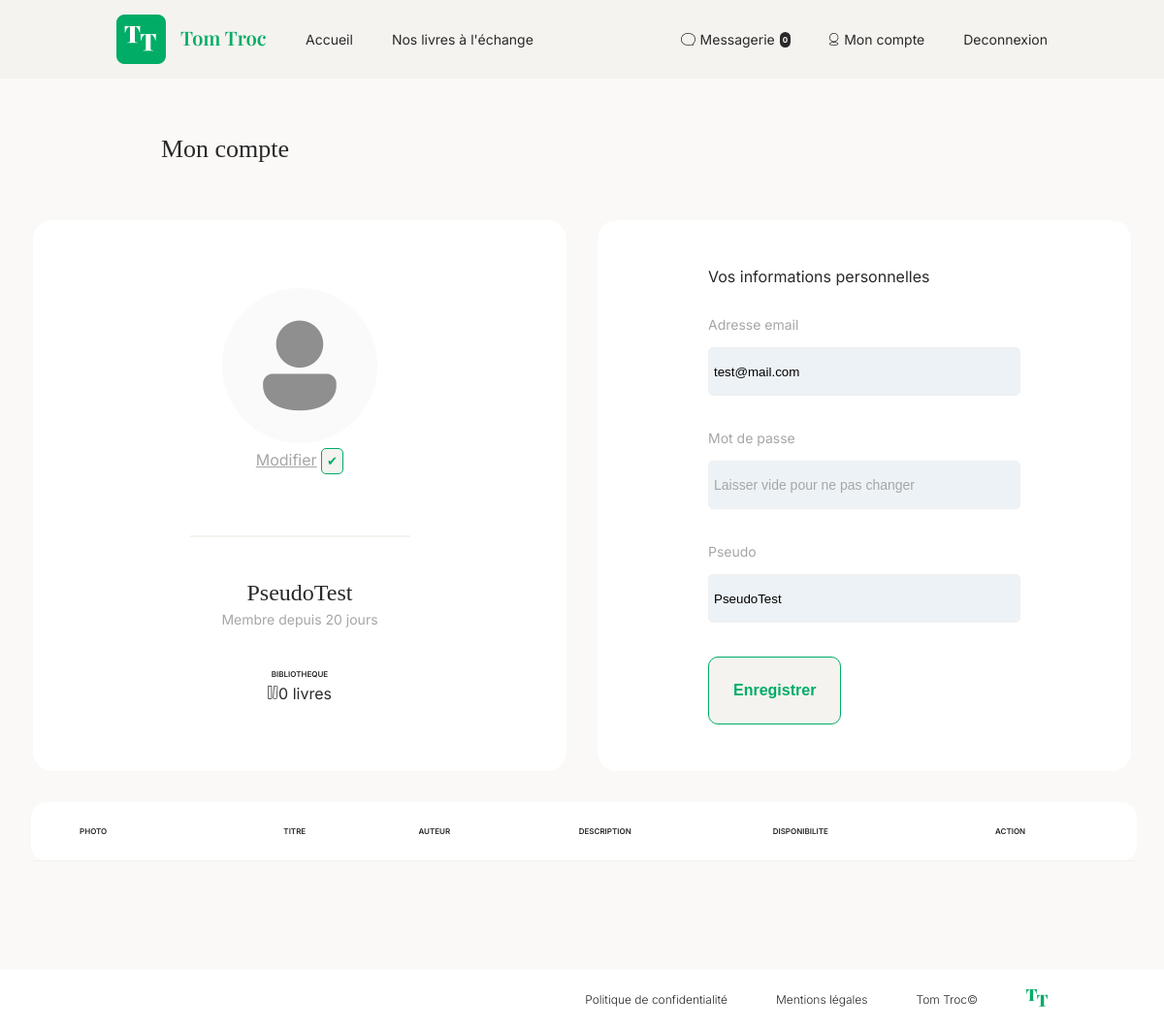
Screenshot of /index.php?action=profil (signed in) with the database file from the repository.
### tables this page shows
CREATE TABLE `users` (
  `id` int(11) NOT NULL,
  `nickname` varchar(100) NOT NULL,
  `email` varchar(255) NOT NULL,
  `password` varchar(255) NOT NULL,
  `profile_picture_path` varchar(255) DEFAULT NULL,
  `created_at` datetime DEFAULT current_timestamp(),
  `updated_at` datetime DEFAULT NULL ON UPDATE current_timestamp(),
  `status` varchar(8) NOT NULL DEFAULT 'actif'
);

### app/Core/View.php (called while the page is built, shortened)
<?php
class View
{
    private function buildViewPath(string $viewName): string
    {
        return __DIR__ . '/../Views/' . $viewName . '.php';
    }
    private function _renderViewFromTemplate(string $viewPath, array $params = []): string
    {
        if (file_exists($viewPath)) {
            extract($params);
            require($viewPath);
            return ob_get_clean();
        } else {
            throw new \Exception("La vue '$viewPath' est introuvable");
        }
    }
    public function render(string $viewName, array $params = [] ): void
    {
        $viewPath = $this->buildViewPath($viewName);
        $content = $this->_renderViewFromTemplate($viewPath, $params);
        require(__DIR__.'/../Views/main.php');
    }
}

### app/Controllers/UserController.php (called while the page is built, shortened)
<?php
class UserController
{
    private UserManager $userManager;
    private BookManager $bookManager;
    public function __construct()
    {
        $this->userManager = new UserManager();
        $this->bookManager = new BookManager();
    }
    public function showUser(): void
    {
        try {
            $user = $this->userManager->getUserById(Auth::getLoggedUserId());
            $books = $this->bookManager->getBooksOfUser($user);
            (new View())->render('profil', [
                'user' => $user,
                'books' => $books
            ]);
        } catch (\Exception $e) {
            Utils::redirectWithMessage("home", $e->getMessage());
        }
    }
}

### app/Core/Router.php (called while the page is built, shortened)
<?php
class Router
{
    public function handleRequest(): void
    {
        $action = Utils::request('action', 'home');
        switch ($action) {
            case 'profil':
                $userController = new UserController();
                $userController->showUser();
                break;
        }
    }
}

### public/index.php (called while the page is built, shortened)
<?php
try {
    $router = new Router();
    $router->handleRequest();
} catch (Exception $error) {
    $errorView = new View();
    $errorView->render('errorPage', ['errorMessage' => $error->getMessage() ]);
}

### app/Models/User.php (called while the page is built, shortened)
<?php
class User extends AbstractModel
{
    private string $nickname = "";
    private string $email = "";
    private ?string $profilePicturePath = "";
    private string $createdAt = "";
    public function setNickname(string $nickname): void
    {
        $this->nickname = $nickname;
    }
    public function getNickname(): string
    {
        return $this->nickname;
    }
    public function setEmail(string $email): void
    {
        $this->email = $email;
    }
    public function getEmail(): string
    {
        return $this->email;
    }
    public function setProfilePicturePath(?string $profilePicturePath): void
    {
        $this->profilePicturePath = $profilePicturePath;
    }
    public function getProfilePicturePath(): string
    {
        return $this->profilePicturePath;
    }
    public function setCreatedAt(string $createdAt): void
    {
        $this->createdAt = $createdAt;
    }
    public function getMembershipTime(): string
    {
        $createdAt = new DateTime($this->createdAt);
        $now = new DateTime();
        $duration = $createdAt->diff($now);
        if ($duration->y > 0) {
            return "Membre depuis " . $duration->y . " ans";
        } elseif ($duration->m > 0) {
            return "Membre depuis ". $duration->m . " mois";
        } else {
            return "Membre depuis ". $duration->d . " jours";
        }
    }
}

### app/Core/DBManager.php (called while the page is built, shortened)
<?php
class DBManager
{
    private static $instance;
    private $db;
    private function __construct()
    {
        $this->db = new PDO('mysql:host='.$_ENV['DB_HOST'].';dbname='.$_ENV['DB_NAME'].';charset=utf8',$_ENV['DB_USER'],$_ENV['DB_PASS']);
        $this->db->setAttribute(PDO::ATTR_ERRMODE, PDO::ERRMODE_EXCEPTION);
        $this->db->setAttribute(PDO::ATTR_DEFAULT_FETCH_MODE, PDO::FETCH_ASSOC);
    }
    public static function getInstance(): DBManager
    {
        if (!self::$instance) {
            self::$instance = new DBManager;
        }
        return self::$instance;
    }
    public function query(string $sql, ?array $params = null): PDOStatement
    {
        if ($params == null) {
            $query = $this->db->query($sql);
        } else {
            $query = $this->db->prepare($sql);
            $query->execute($params);
        }
        return $query;
    }
}

### app/Repositories/UserManager.php (called while the page is built, shortened)
<?php
class UserManager extends AbstractRepository
{
    public function getUserById(int $id): ?User
    {
        try {
            $sql = "SELECT * FROM `users`
                    WHERE `id` = :id";
            $result = $this->db->query($sql, [
                'id' => $id
            ]);
            $user = $result->fetch();
            return $user ? new User($user) : null;
        } catch (\PDOException $e) {
            throw new \Exception("Impossible de récupérer l'utilisateur");
        }
    }
}

### app/Repositories/AbstractRepository.php (called while the page is built, shortened)
<?php
abstract class AbstractRepository
{
    public function __construct()
    {
        $this->db = DBManager::getInstance();
    }
}

### app/Services/Auth.php (called while the page is built, shortened)
<?php
class Auth
{
    public static function getLoggedUserId(): ?int
    {
        return (int) $_SESSION['id'];
    }
}

### app/Models/AbstractModel.php (called while the page is built, shortened)
<?php
abstract class AbstractModel
{
    protected int $id = -1;
    protected function hydrate(array $data) : void
    {
        foreach ($data as $key => $value) {
            $method = 'set' . str_replace('_', '', ucwords($key, '_'));
        }
    }
    public function setId(int $id) : void
    {
        $this->id = $id;
    }
    public function getId() : int
    {
        return $this->id;
    }
}

### app/Repositories/BookManager.php (called while the page is built, shortened)
<?php
class BookManager extends AbstractRepository
{
    public function getBooksOfUser(User $user): array
    {
        try {
            $sql = "SELECT *
                    FROM `books`
                    WHERE `user_id` = :idUser";
            $result = $this->db->query($sql, [
                'idUser' => $user->getId()
            ]);
            return $this->hydrateBooksFromResult($result);
        } catch (\PDOException $e) {
            throw new \Exception("Impossible de récupérer les livres de l'utilisateur");
        }
    }
    private function hydrateBooksFromResult(PDOStatement $result): array
    {
        $books = [];
        return $books;
    }
}

### app/Views/profil.php (the view, shortened to what this page needs)
<section id="profile-info-section" class="flex-col gap-2">
    <h2>Mon compte</h2>
    <article id="profile-info" class="flex">
        <div id="profile-resume" class="flex-col">
            <div class="flex-col">
                <img id="profile-picture" src="<?= htmlspecialchars($user->getProfilePicturePath()) ?>" alt="image profil utilisateur">
                <form action="index.php?action=uploadProfilePicture" method="POST" enctype="multipart/form-data">
                    <label for="photo">Modifier</label>
                    <input type="submit" value="✔" class="upload-validator">
                </form>
            </div>
            <div class="border">
            </div>
            <div class="flex-col">
                <p class="owner-name"><?= htmlspecialchars($user->getNickname()) ?></p>
                <p class="since"><?= htmlspecialchars($user->getMembershipTime()) ?></p>
            </div>
            <div class="flex-col">
                <h3 class="mini-capital">BIBLIOTHEQUE</h3>
                <p><img src="./images/book-logo.svg" alt="book-logo"><?= count($books) ?> livres</p>
            </div>
        </div>
        <div id="personal-info" class="flex-col">
            <form class="flex-col" method="POST" action="index.php?action=updatePersonalInfo">
                <p>Vos informations personnelles</p>
                <label for="email">Adresse email</label>
                <input type="text" name="email" id="email" value="<?= htmlspecialchars($user->getEmail()) ?>">
                <label for="password">Mot de passe</label>
                <input type="password" name="password" id="password" placeholder="Laisser vide pour ne pas changer">
                <label for="nickname">Pseudo</label>
                <input type="text" name="nickname" id="nickname" value="<?= htmlspecialchars($user->getNickname()) ?>">
                <button class="btn btn-outline">Enregistrer</button>
            </form>
        </div>
    </article>
    <article id="owned-books" class="flex">
        <table>
            <thead>
                <tr>
                    <th class="mini-capital c1">PHOTO</th>
                    <th class="mini-capital">TITRE</th>
                    <th class="mini-capital">AUTEUR</th>
                    <th class="mini-capital">DESCRIPTION</th>
                    <th class="mini-capital">DISPONIBILITE</th>
                    <th class="mini-capital">ACTION</th>
                </tr>
            </thead>
        </table>
    </article>
</section>

### public/css/style.css (style rules this page uses)
* { margin: 0; padding: 0; box-sizing: border-box; }
body { background-color: #F5F3EF; max-width: 1440px; max-height: 1048px; margin: auto; font-family: "Inter", sans-serif; color: #292929; }
p, h2 { font-size: 16px; font-weight: 400; }
input, #status { height: 50px; height: 50px; width: 322px; border: 1px solid #F0F0F0; border-radius: 5px; margin-bottom: 20px; padding: 5px; }
input::placeholder { color: #A6A6A6; font-size: 14px; font-weight: 400; }
.flex { display: flex; }
.flex-col { display: flex; flex-direction: column; }
.gap-2 { gap: 2em; }
.btn { font-size: 16px; font-weight: 600; padding: 25px; border-radius: 10px; border: none; cursor: pointer; transition: 0.3s; width: max-content; }
.btn-outline { border: 1px solid #00AC66; background-color: #F5F3EF; color: #00AC66; }
.mini-capital { font-weight: 600; font-size: 8px; color: #292929; }
#profile-info-section { padding: 2em; background-color: #FAF9F7; }
#profile-info-section h2 { font-family: 'Playfair Display', serif; font-size: 26px; font-weight: 400; display: flex; width: 400px; justify-content: center; padding: 1em; }
#profile-info { justify-content: center; gap: 2em; }
#personal-info form input { background-color: #EDF2F6; }
#personal-info form label { font-size: 14px; font-weight: 400; color: #A6A6A6; }
#personal-info form p { margin-bottom: 1em; }
#personal-info form { gap: 15px; }
#profile-resume, #personal-info { background-color: #FFFFFF; width: 550px; padding: 3em; border-radius: 20px; align-items: center; }
#profile-resume { justify-content: space-around; }
#profile-resume div { align-items: center; gap: 5px; }
#profile-resume form label { cursor: pointer; color: #A6A6A6; text-decoration: underline; }
.upload-validator { width: fit-content; height: fit-content; cursor: pointer; color:#00AC66; background-color: #F5F3EF; border: 1px solid #00AC66; transition: 0.3s; }
#profile-picture { width: 10em; height: 10em; object-fit: cover; border-radius: 50%; }
.border { border: 1px solid #F5F3EF; width: 50%; }
.owner-name { font-family: 'Playfair Display', serif; font-size: 24px; font-weight: 400; color: #292929; }
.since { font-size: 14px; color: #A6A6A6; }
#owned-books { background-color: #FFFFFF; border-radius: 16px; width: 1140px; margin: auto; margin-bottom: 5em; }
#owned-books table { border-collapse: separate; border-spacing: 0 0px; width: 100%; }
#owned-books th, #owned-books td { padding: 25px 15px; text-align: left; }
#owned-books thead th { border-bottom: 1px solid #F5F3EF; }
#owned-books td:nth-child(4), #owned-books th:nth-child(4) { width: 200px; }
#owned-books .c1 { padding-left: 50px; }

### rows the page displays
users: profile_picture_path (picture), nickname "PseudoTest", created_at "Membre depuis 20 jours", email "test@mail.com"

### other values shown
$unreadCount "0"
count($books) "0"
